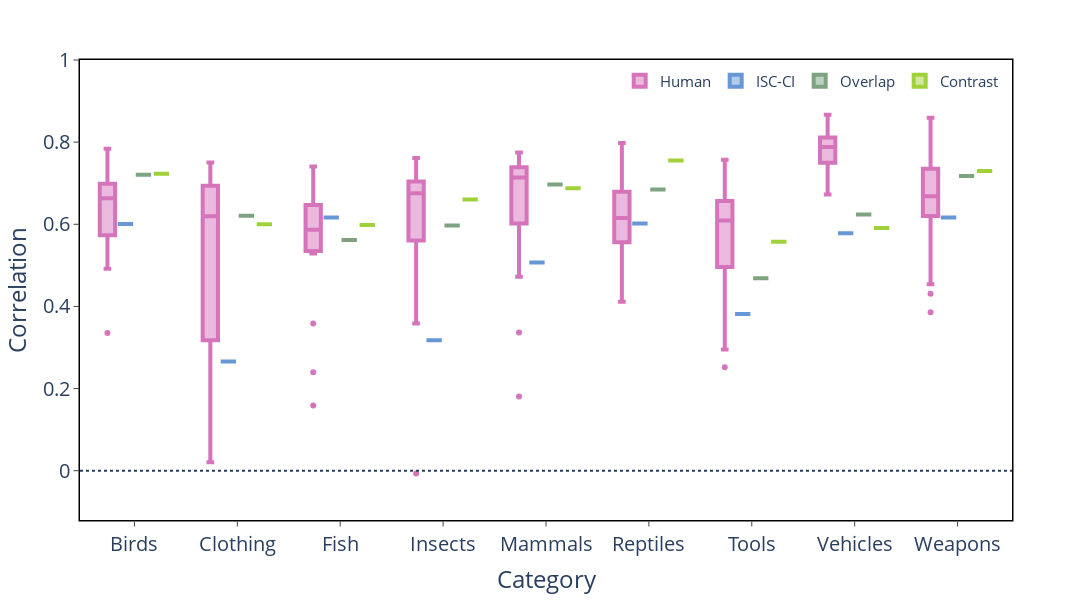

The code cell stored with this chart in its notebook:
### Code cell
model_plot_data = (
    model_data
      .groupby('Domain')
      .corr(method='pearson', numeric_only=True)[['Normalized Similarity']]
      .reset_index()
      .melt(
        id_vars=['Domain', 'level_1'],
        value_name='Correlation'
      )
      .rename(columns={'level_1': 'Model'})
)
# Filter to only the models of interest
model_plot_data = model_plot_data[model_plot_data['Model'].isin(models)]

# 2. Pivot into a table and print each correlation
model_corr_table = (
    model_plot_data
      .pivot(index='Domain', columns='Model', values='Correlation')
      .reset_index()
)
print("Model × Domain correlations:")
print(model_corr_table)


# 3. Calculate Pearson correlations for each human participant vs. the group mean
human_plot_data = []
for domain, group in human_data.groupby('Domain'):
    # mean across all participants
    mean_sim = group.groupby(['Premise 1','Conclusion'])['Normalized Similarity'].mean()
    for pid, sub in group.groupby('participant_id'):
        part_sim = sub.groupby(['Premise 1','Conclusion'])['Normalized Similarity'].mean()
        corr = utils.nansafe_correlation(part_sim.values, mean_sim.values)[0]
        human_plot_data.append({
            'Domain':      domain,
            'participant_id': pid,
            'Correlation': corr
        })
human_plot_data = pd.DataFrame(human_plot_data)

# 4. Pivot and print human correlations
human_corr_table = (
    human_plot_data
      .pivot(index='Domain', columns='participant_id', values='Correlation')
      .reset_index()
)
print("\nHuman participant correlations (each vs. group mean):")
print(human_corr_table)


# 5. (Optional) Combine for plotting and display boxplots
model_plot_data['participant_id'] = 0
human_plot_data['Model'] = 'Human'
plot_data = pd.concat([model_plot_data, human_plot_data], ignore_index=True)
plot_data = plot_data.rename(columns={'Domain': 'Category'})

fig = px.box(
    plot_data,
    x='Category',
    y='Correlation',
    color='Model',
    category_orders={'Model': ['Human'] + models},
    color_discrete_map=utils.model_colors,
    range_y=[-0.12, 1]
)
fig = utils.format_figure(fig, width=1400, height=600)
fig.add_hline(y=0, line_dash='dot')
fig.update_traces(line=dict(width=4))
fig.update_layout(
    legend=dict(
        title='',
        orientation='h',
        yanchor='top', y=0.99,
        xanchor='right', x=0.99,
        font=dict(size=15)
    ),
    boxgap=0.3,
    boxgroupgap=0.15
)
fig.show()

### Figure 1 — Plotly figure (JSON) as saved in the notebook; plotly's stock layout.template omitted (floating-point values rounded to 4 significant figures; data arrays with more than 128 entries replaced by an {"elided": "..."} marker saying what was removed)
{"data": [{"alignmentgroup": "True", "hovertemplate": "Model=Human<br>Category=%{x}<br>Correlation=%{y}<extra></extra>", "legendgroup": "Human", "line": {"width": 4}, "marker": {"color": "#D674BB"}, "name": "Human", "notched": false, "offsetgroup": "Human", "orientation": "v", "showlegend": true, "type": "box", "x": {"elided": "172 str values"}, "x0": " ", "xaxis": "x", "y": {"elided": "172 float values"}, "y0": " ", "yaxis": "y"}, {"alignmentgroup": "True", "hovertemplate": "Model=ISC-CI<br>Category=%{x}<br>Correlation=%{y}<extra></extra>", "legendgroup": "ISC-CI", "line": {"width": 4}, "marker": {"color": "#6797D5"}, "name": "ISC-CI", "notched": false, "offsetgroup": "ISC-CI", "orientation": "v", "showlegend": true, "type": "box", "x": ["Birds", "Clothing", "Fish", "Insects", "Mammals", "Reptiles", "Tools", "Vehicles", "Weapons"], "x0": " ", "xaxis": "x", "y": [0.6006, 0.2656, 0.6164, 0.3179, 0.5067, 0.602, 0.3817, 0.5783, 0.6163], "y0": " ", "yaxis": "y"}, {"alignmentgroup": "True", "hovertemplate": "Model=Overlap<br>Category=%{x}<br>Correlation=%{y}<extra></extra>", "legendgroup": "Overlap", "line": {"width": 4}, "marker": {"color": "#7DA381"}, "name": "Overlap", "notched": false, "offsetgroup": "Overlap", "orientation": "v", "showlegend": true, "type": "box", "x": ["Birds", "Clothing", "Fish", "Insects", "Mammals", "Reptiles", "Tools", "Vehicles", "Weapons"], "x0": " ", "xaxis": "x", "y": [0.7203, 0.6206, 0.5615, 0.5973, 0.6971, 0.6849, 0.4683, 0.6237, 0.7174], "y0": " ", "yaxis": "y"}, {"alignmentgroup": "True", "hovertemplate": "Model=Contrast<br>Category=%{x}<br>Correlation=%{y}<extra></extra>", "legendgroup": "Contrast", "line": {"width": 4}, "marker": {"color": "#a1d13a"}, "name": "Contrast", "notched": false, "offsetgroup": "Contrast", "orientation": "v", "showlegend": true, "type": "box", "x": ["Birds", "Clothing", "Fish", "Insects", "Mammals", "Reptiles", "Tools", "Vehicles", "Weapons"], "x0": " ", "xaxis": "x", "y": [0.7232, 0.5998, 0.5981, 0.6602, 0.6878, 0.7552, 0.5573, 0.5907, 0.7298], "y0": " ", "yaxis": "y"}], "layout": {"boxgap": 0.3, "boxgroupgap": 0.15, "boxmode": "group", "height": 600, "legend": {"font": {"size": 15}, "orientation": "h", "title": {"text": ""}, "tracegroupgap": 0, "x": 0.99, "xanchor": "right", "y": 0.99, "yanchor": "top"}, "margin": {"t": 60}, "plot_bgcolor": "white", "shapes": [{"line": {"dash": "dot"}, "type": "line", "x0": 0, "x1": 1, "xref": "x domain", "y0": 0, "y1": 0, "yref": "y"}], "width": 1400, "xaxis": {"anchor": "y", "domain": [0, 1], "linecolor": "black", "linewidth": 1.5, "mirror": true, "showgrid": false, "showline": true, "tickfont": {"size": 20}, "ticks": "outside", "title": {"font": {"size": 24}, "text": "Category"}}, "yaxis": {"anchor": "x", "domain": [0, 1], "linecolor": "black", "linewidth": 1.5, "mirror": true, "range": [-0.12, 1], "showgrid": false, "showline": true, "tickfont": {"size": 20}, "ticks": "outside", "title": {"font": {"size": 24}, "text": "Correlation"}}}}
